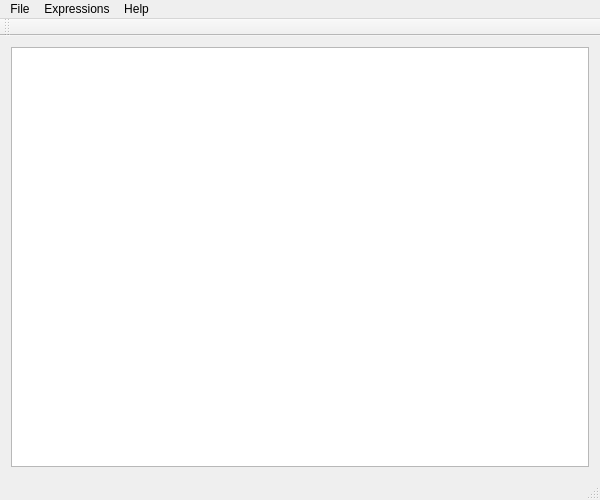
<?xml version="1.0" encoding="UTF-8"?>
<ui version="4.0">
 <class>MainWindow</class>
 <widget class="QMainWindow" name="MainWindow">
  <property name="geometry">
   <rect>
    <x>0</x>
    <y>0</y>
    <width>600</width>
    <height>500</height>
   </rect>
  </property>
  <property name="windowTitle">
   <string>QPoEditor</string>
  </property>
  <widget class="QWidget" name="centralWidget">
   <layout class="QVBoxLayout" name="verticalLayout">
    <item>
     <widget class="QPlainTextEdit" name="textWindow">
      <property name="readOnly">
       <bool>true</bool>
      </property>
     </widget>
    </item>
   </layout>
  </widget>
  <widget class="QMenuBar" name="menuBar">
   <property name="geometry">
    <rect>
     <x>0</x>
     <y>0</y>
     <width>600</width>
     <height>21</height>
    </rect>
   </property>
   <widget class="QMenu" name="menuFile">
    <property name="title">
     <string>File</string>
    </property>
    <addaction name="actionOpen_project_file"/>
    <addaction name="actionSelect_path"/>
    <addaction name="actionExit"/>
   </widget>
   <widget class="QMenu" name="menuExpressions">
    <property name="title">
     <string>Expressions</string>
    </property>
    <addaction name="actionUpdate_from_files"/>
   </widget>
   <widget class="QMenu" name="menuHelp">
    <property name="title">
     <string>Help</string>
    </property>
    <addaction name="actionAbout"/>
    <addaction name="actionAbout_Qt"/>
   </widget>
   <addaction name="menuFile"/>
   <addaction name="menuExpressions"/>
   <addaction name="menuHelp"/>
  </widget>
  <widget class="QToolBar" name="mainToolBar">
   <attribute name="toolBarArea">
    <enum>TopToolBarArea</enum>
   </attribute>
   <attribute name="toolBarBreak">
    <bool>false</bool>
   </attribute>
  </widget>
  <widget class="QStatusBar" name="statusBar"/>
  <action name="actionUpdate_from_files">
   <property name="text">
    <string>Update from files</string>
   </property>
  </action>
  <action name="actionSelect_path">
   <property name="text">
    <string>Select path</string>
   </property>
  </action>
  <action name="actionExit">
   <property name="text">
    <string>Exit</string>
   </property>
  </action>
  <action name="actionAbout">
   <property name="text">
    <string>About</string>
   </property>
  </action>
  <action name="actionTranslate">
   <property name="text">
    <string>Translate</string>
   </property>
  </action>
  <action name="actionOpen_project_file">
   <property name="text">
    <string>Open project file</string>
   </property>
  </action>
  <action name="actionAbout_Qt">
   <property name="text">
    <string>About Qt</string>
   </property>
  </action>
 </widget>
 <layoutdefault spacing="6" margin="11"/>
 <resources/>
 <connections/>
</ui>
